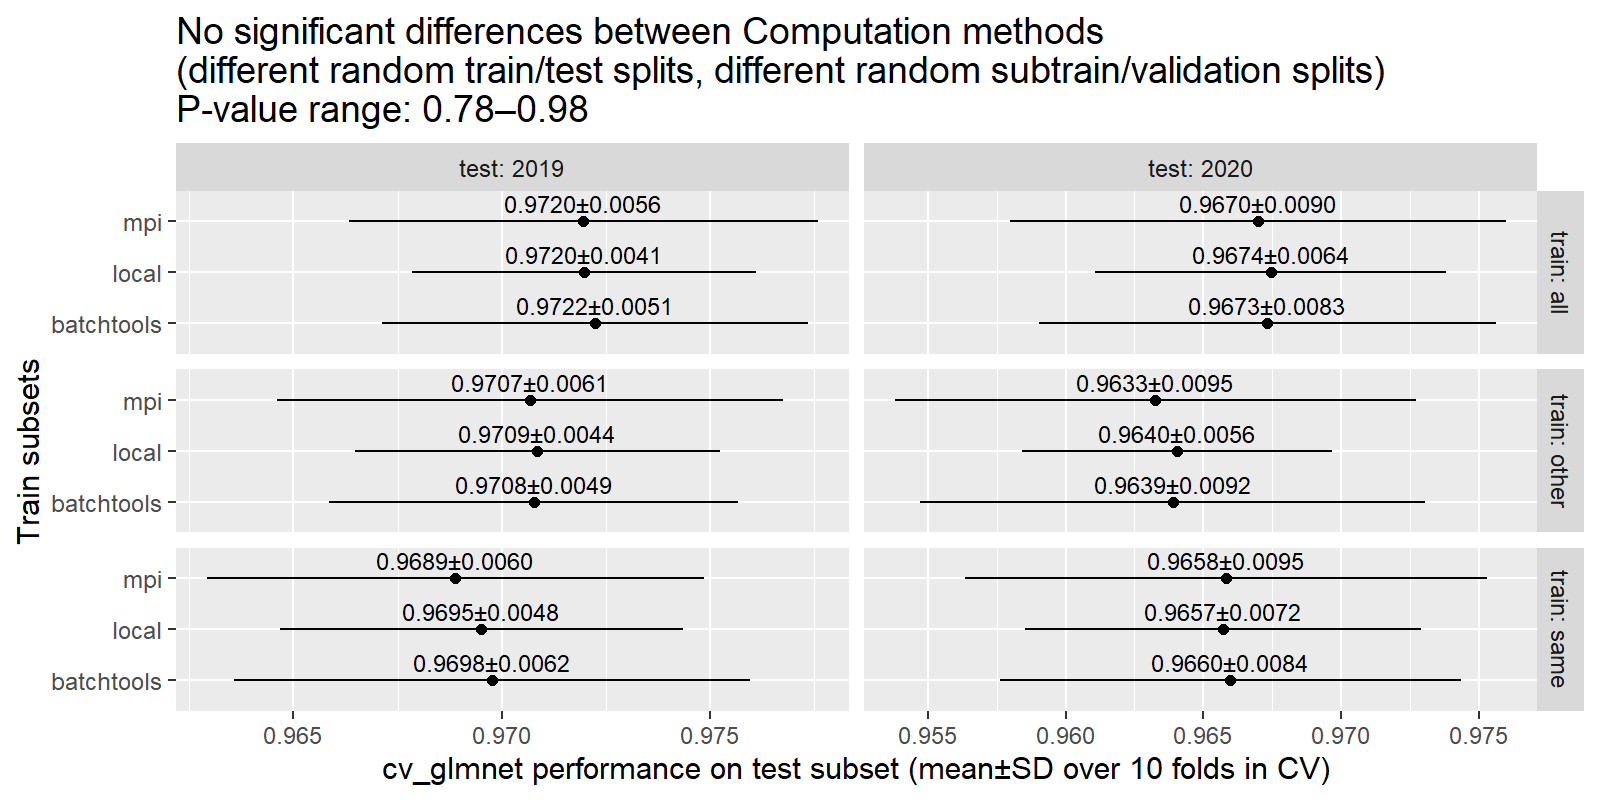

Source code (R):
library(data.table)
library(ggplot2)
proj_dt <- fread("NSCH_autism_reproduce_proj_results.csv")
seq_dt <- fread("NSCH_autism_reproduce_proj_results_sequential.csv")
reg_dt <- fread("NSCH_autism_reproduce_registry_scores.csv")

compare_dt <- rbind(
  proj_dt[, .(computation="mpi", learner_id, train.subsets, test.subset, test.fold, n.train.groups, groups, classif.auc, classif.acc)],
  seq_dt[, .(computation="local", learner_id, train.subsets, test.subset, test.fold, n.train.groups, groups, classif.auc, classif.acc)],
  reg_dt[, .(computation="batchtools", learner_id, train.subsets, test.subset, test.fold, n.train.groups, groups, classif.auc, classif.acc)]
)[learner_id=="classif.cv_glmnet" & groups==n.train.groups]
ucomp <- sort(unique(compare_dt$computation))
yfac <- function(x)factor(x, c(
  ##"",
  ucomp))
compare_dt[, let(
  train=train.subsets,
  test=test.subset,
  AUC = classif.auc,
  Computation = yfac(computation)
)][]
compare_stats <- dcast(
  compare_dt,
  Computation+train+test~.,
  list(mean,sd,length),
  value.var="AUC")

compare_wide <- dcast(
  compare_dt,
  train+test+test.fold~Computation,
  value.var=c("AUC","classif.acc"))
compare_long <- melt(
  compare_wide,
  measure.vars=paste0("AUC_", ucomp[-1]),
  value.name = "AUC_compare",
  variable.name="compare")
test_dt <- compare_long[, {
  AUC_ref <- .SD[[paste0("AUC_", ucomp[1])]]
  tlist <- t.test(AUC_compare, AUC_ref, paired=TRUE)
  with(tlist, data.table(p.value, N=.N))
}, by=.(train, test, compare)]


gg <- ggplot()+
  test_dt[, ggtitle(sprintf("No significant differences between Computation methods\n(different random train/test splits, different random subtrain/validation splits)\nP-value range: %.2f–%.2f", min(p.value), max(p.value)))]+
  geom_point(aes(
    AUC_mean, Computation),
    data=compare_stats)+
  geom_text(aes(
    AUC_mean, Computation, label=sprintf(
      "%.4f±%.4f", AUC_mean, AUC_sd)),
    vjust=-0.5,
    size=3,
    data=compare_stats)+
  geom_segment(aes(
    AUC_mean+AUC_sd, Computation,
    xend=AUC_mean-AUC_sd, yend=Computation),
    data=compare_stats)+
  scale_y_discrete(
    "Train subsets",
    drop=FALSE)+
  scale_x_continuous(
    "cv_glmnet performance on test subset (mean±SD over 10 folds in CV)")+
  facet_grid(train~test, scales="free", labeller=label_both)
png(
  "NSCH_autism_reproduce_compare_results.png",
  width=8, height=4, units="in", res=200)
print(gg)
dev.off()
